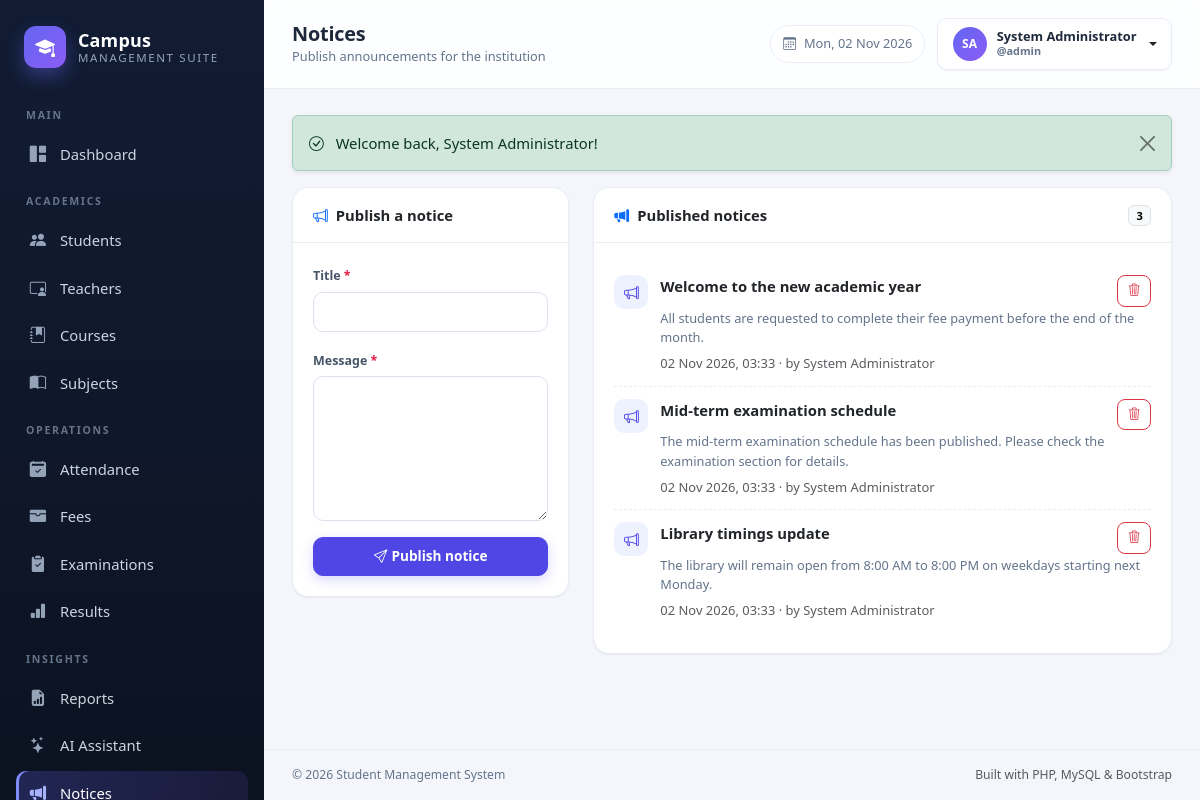
The app's page /admin/notices.php (signed in) with its own data.
### tables this page shows
CREATE TABLE notices (
    id INT UNSIGNED AUTO_INCREMENT PRIMARY KEY,
    title VARCHAR(150) NOT NULL,
    message TEXT NOT NULL,
    posted_by INT UNSIGNED DEFAULT NULL,
    created_at TIMESTAMP DEFAULT CURRENT_TIMESTAMP,
    CONSTRAINT fk_notices_admin FOREIGN KEY (posted_by) REFERENCES admins(id) ON DELETE SET NULL
);

### includes/functions.php (called while the page is built, shortened)
<?php
function e($value): string
{
    return htmlspecialchars((string) $value, ENT_QUOTES | ENT_SUBSTITUTE, 'UTF-8');
}
function post(string $key, string $default = ''): string
{
    $value = $_POST[$key] ?? $default;
    return is_string($value) ? trim($value) : $default;
}
function format_date(?string $date, string $format = 'd M Y'): string
{
    $ts = strtotime($date);
    return $ts ? date($format, $ts) : '—';
}

### config/database.php (called while the page is built, shortened)
<?php
function db(): PDO
{
    static $pdo = null;
    $dsn = 'mysql:host=' . DB_HOST . ';dbname=' . DB_NAME . ';charset=' . DB_CHARSET;
    try {
        $pdo = new PDO($dsn, DB_USER, DB_PASS, [
            PDO::ATTR_ERRMODE            => PDO::ERRMODE_EXCEPTION,
            PDO::ATTR_DEFAULT_FETCH_MODE => PDO::FETCH_ASSOC,
            PDO::ATTR_EMULATE_PREPARES   => false,
        ]);
    } catch (PDOException $e) {
        http_response_code(500);
        $message = APP_DEBUG ? $e->getMessage() : 'Unable to connect to the database.';
        echo '<!DOCTYPE html><html><head><meta charset="utf-8"><title>Database Error</title>'
            . '<link href="https://cdn.jsdelivr.net/npm/bootstrap@5.3.3/dist/css/bootstrap.min.css" rel="stylesheet"></head>'
            . '<body class="bg-light"><div class="container py-5"><div class="alert alert-danger shadow-sm">'
            . '<h4 class="alert-heading">Database connection failed</h4>'
            . '<p class="mb-2">' . htmlspecialchars($message) . '</p>'
            . '<hr><p class="mb-0 small">Make sure MySQL is running in XAMPP and that '
            . '<code>database/student_management.sql</code> has been imported.</p>'
            . '</div></div></body></html>';
        exit;
    }
    return $pdo;
}

### admin/notices.php (the view, shortened to what this page needs)
<?php
$notices = db()->query(
    'SELECT n.*, a.full_name AS author
     FROM notices n LEFT JOIN admins a ON a.id = n.posted_by
     ORDER BY n.created_at DESC'
)->fetchAll();
require dirname(__DIR__) . '/includes/header.php';
?>
<div class="row g-4">
    <div class="col-lg-4">
        <div class="card">
            <div class="card-header"><i class="bi bi-megaphone me-2 text-primary"></i>Publish a notice</div>
            <div class="card-body">
                <form method="post">
                    <div class="mb-3">
                        <label class="form-label required">Title</label>
                        <input class="form-control" name="title" value="<?= e(post('title')) ?>" required>
                    </div>
                    <div class="mb-3">
                        <label class="form-label required">Message</label>
                        <textarea class="form-control" name="message" rows="6" required><?= e(post('message')) ?></textarea>
                    </div>
                    <button class="btn btn-primary w-100" type="submit">
                        <i class="bi bi-send me-1"></i>Publish notice
                    </button>
                </form>
            </div>
        </div>
    </div>
    <div class="col-lg-8">
        <div class="card">
            <div class="card-header d-flex justify-content-between align-items-center">
                <span><i class="bi bi-megaphone-fill me-2 text-primary"></i>Published notices</span>
                <span class="badge text-bg-light border"><?= count($notices) ?></span>
            </div>
            <div class="card-body">
                <?php foreach ($notices as $notice): ?>
                    <div class="notice-item">
                        <span class="dot"><i class="bi bi-megaphone"></i></span>
                        <div class="flex-grow-1">
                            <div class="d-flex justify-content-between align-items-start gap-2">
                                <strong><?= e($notice['title']) ?></strong>
                                <form method="post">
                                    <button class="btn btn-sm btn-outline-danger" type="submit" data-confirm="Delete this notice?">
                                        <i class="bi bi-trash3"></i>
                                    </button>
                                </form>
                            </div>
                            <p class="mb-1"><?= nl2br(e($notice['message'])) ?></p>
                            <small class="text-muted">
                                <?= format_date($notice['created_at'], 'd M Y, H:i') ?>
                                <?= $notice['author'] ? ' · by ' . e($notice['author']) : '' ?>
                            </small>
                        </div>
                    </div>
                <?php endforeach; ?>
            </div>
        </div>
    </div>
</div>
<?php require dirname(__DIR__) . '/includes/footer.php'; ?>

### assets/css/style.css (style rules this page uses)
:root { --brand: #4f46e5; --brand-dark: #4338ca; --brand-soft: #eef2ff; --sidebar-bg: #0f172a; --sidebar-muted: #94a3b8; --body-bg: #f4f6fb; --surface: #ffffff; --text: #1e293b; --muted: #64748b; --line: #e8edf5; --radius: 16px; --shadow-sm: 0 1px 2px rgba(15, 23, 42, .06); --shadow: 0 10px 30px rgba(15, 23, 42, .07); --sidebar-w: 264px; }
* { box-sizing: border-box; }
body { margin: 0; background: var(--body-bg); color: var(--text); font-family: "Segoe UI", system-ui, -apple-system, "Helvetica Neue", Arial, sans-serif; font-size: .925rem; -webkit-font-smoothing: antialiased; }
.card { border: 1px solid var(--line); border-radius: var(--radius); box-shadow: var(--shadow-sm); }
.card-header { background: #fff; border-bottom: 1px solid var(--line); border-radius: var(--radius) var(--radius) 0 0 !important; padding: 16px 20px; font-weight: 600; }
.card-body { padding: 20px; }
.btn { border-radius: 10px; font-weight: 600; font-size: .85rem; padding: .5rem .9rem; }
.btn-primary { background: var(--brand); border-color: var(--brand); box-shadow: 0 4px 12px rgba(79, 70, 229, .22); }
.btn-sm { padding: .34rem .6rem; font-size: .78rem; border-radius: 8px; }
.form-label { font-size: .78rem; font-weight: 600; color: #475569; margin-bottom: .35rem; }
.form-control, .form-select { border-radius: 10px; border-color: #dbe2ee; padding: .55rem .8rem; font-size: .87rem; }
.required::after { content: " *"; color: #e11d48; }
.notice-item { display: flex; gap: 12px; padding: 12px 0; border-bottom: 1px dashed var(--line); }
.notice-item:last-child { border-bottom: 0; }
.notice-item .dot { width: 34px; height: 34px; border-radius: 10px; background: var(--brand-soft); color: var(--brand); display: grid; place-items: center; flex-shrink: 0; }
.notice-item p { margin: 2px 0 0; color: var(--muted); font-size: .8rem; }

### records on screen
notices: title "Welcome to the new academic year", message "All students are requested to complete their fee payment before the end of the month.", created_at "02 Nov 2026, 03:33", posted_by.full_name "System Administrator"
notices: title "Mid-term examination schedule", message "The mid-term examination schedule has been published. Please check the examination section for details.", created_at "02 Nov 2026, 03:33", posted_by.full_name "System Administrator"
notices: title "Library timings update", message "The library will remain open from 8:00 AM to 8:00 PM on weekdays starting next Monday.", created_at "02 Nov 2026, 03:33", posted_by.full_name "System Administrator"

### other values on screen
$group "MAIN"
$item['label'] "Dashboard"
$group "ACADEMICS"
$item['label'] "Students"
$item['label'] "Teachers"
$item['label'] "Courses"
$item['label'] "Subjects"
$group "OPERATIONS"
$item['label'] "Attendance"
$item['label'] "Fees"
$item['label'] "Examinations"
$item['label'] "Results"
$group "INSIGHTS"
$item['label'] "Reports"
$item['label'] "AI Assistant"
